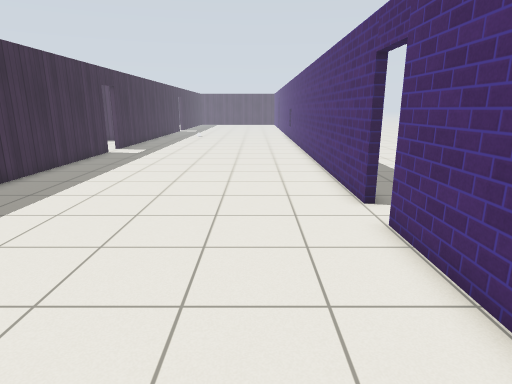
view 1 (above)

24 first-person views from a walk through a robot-simulator world made for Gazebo. The camera is 1.3 m above the floor, tilts 14° down and sees 75° across. The floor is counted in squares, 0.5 m on a side. Each view is taken from the middle of a square. On the plan, view 1 faces up. The plan holds only what a view shows up to about 20 squares ahead; the rest is blank. The place goes on beyond the plan. Simple patterns stand in for the simulator's built-in surfaces. Simple shapes stand in for some stock models.

view 2
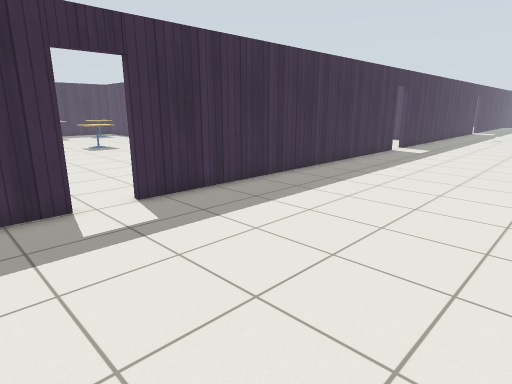

view 3
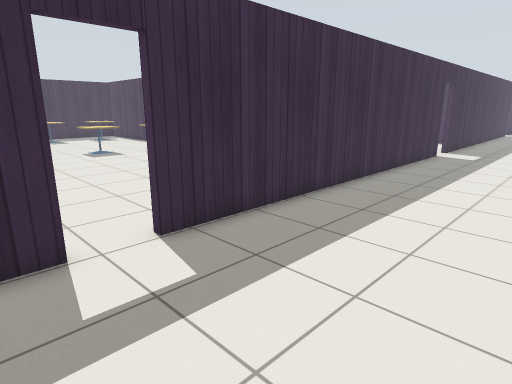

view 4
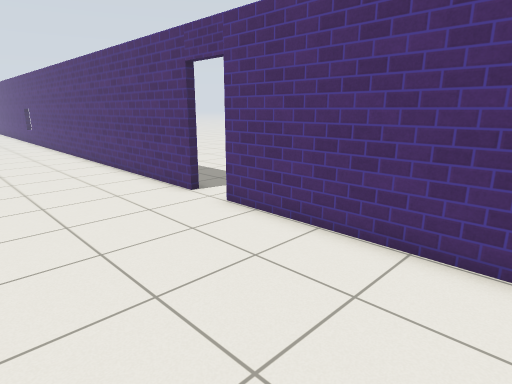

view 5
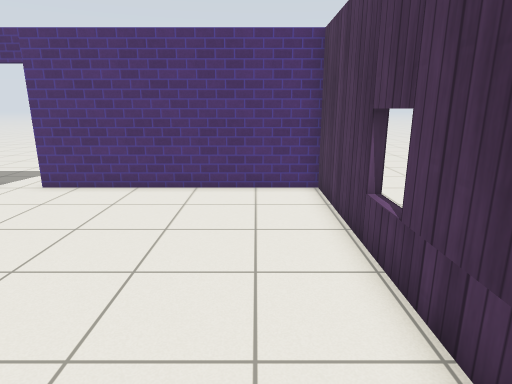

view 6
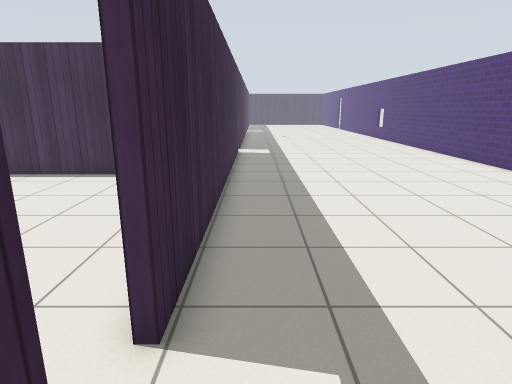

view 7
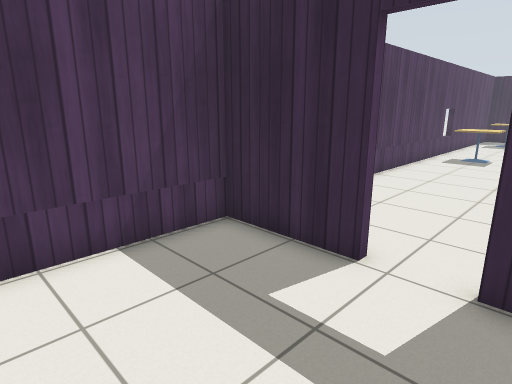

view 8
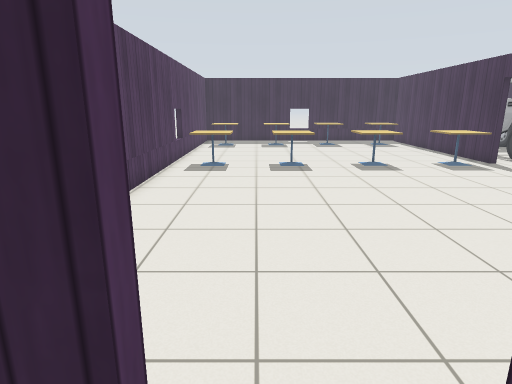

view 9
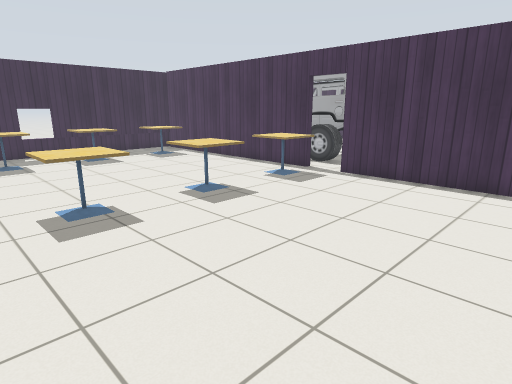

view 10
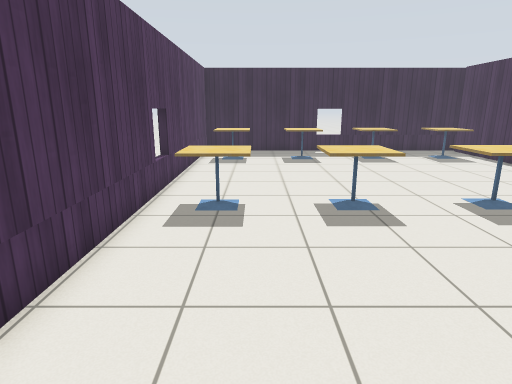

view 11
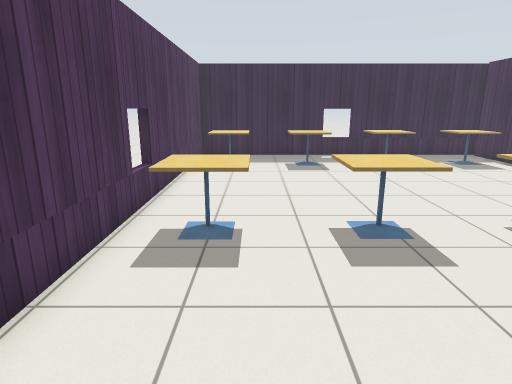

view 12
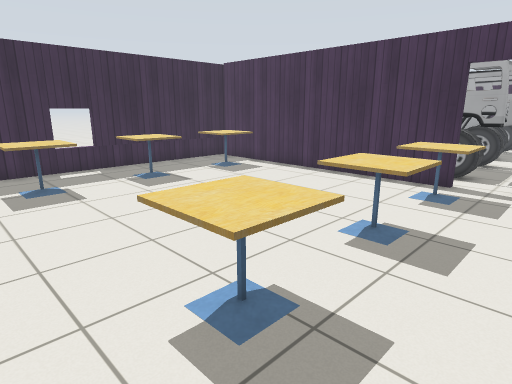

view 13
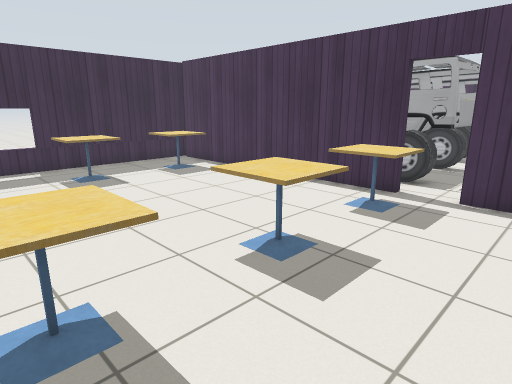

view 14
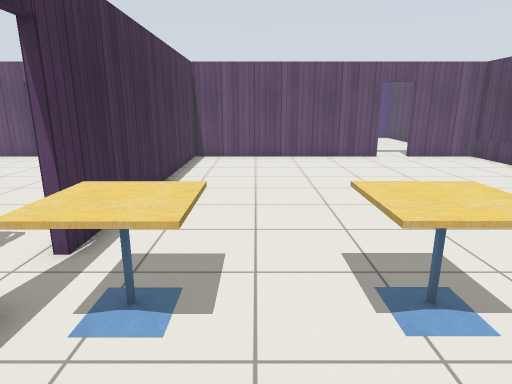

view 15
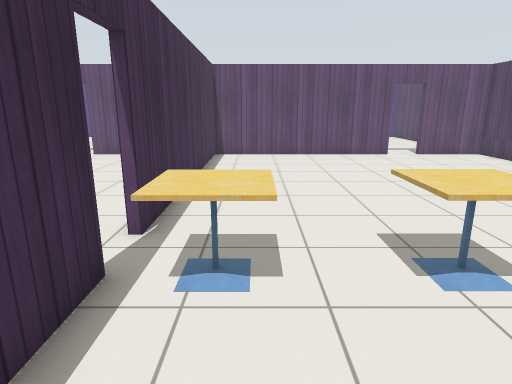

view 16
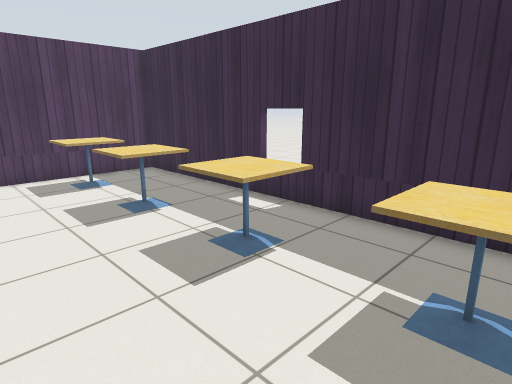

view 17
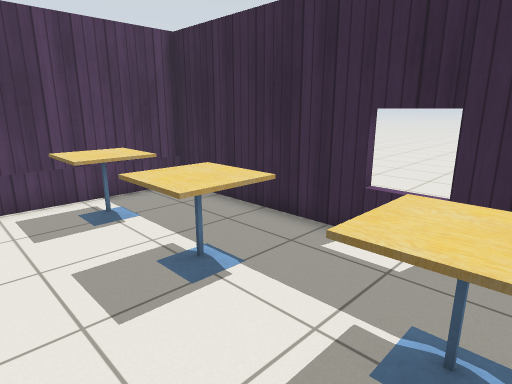

view 18
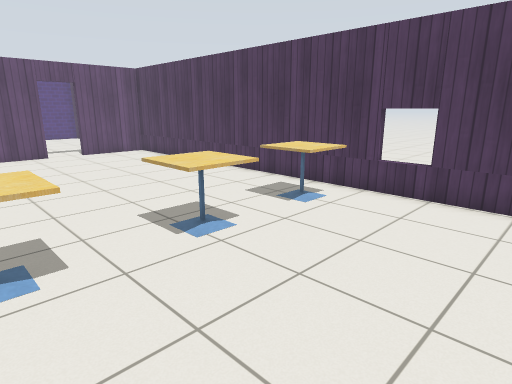

view 19
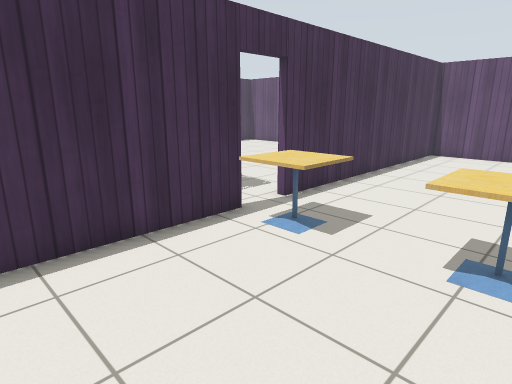

view 20
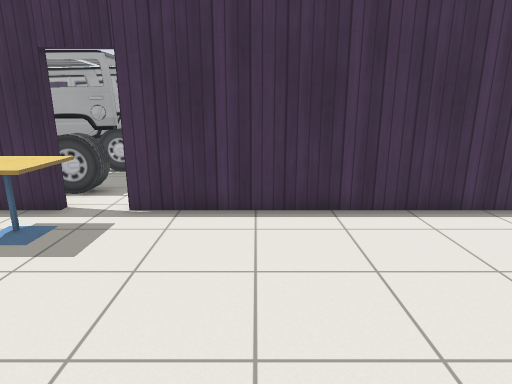

view 21
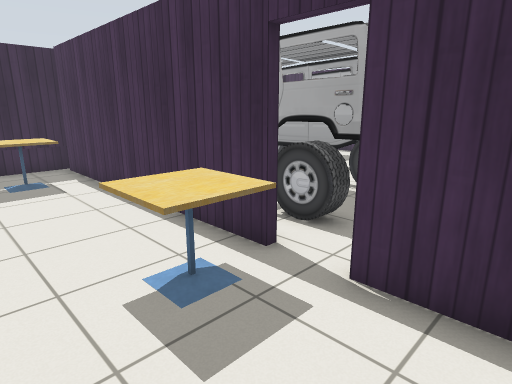

view 22
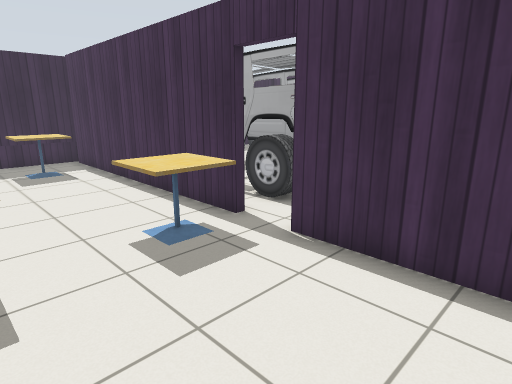

view 23
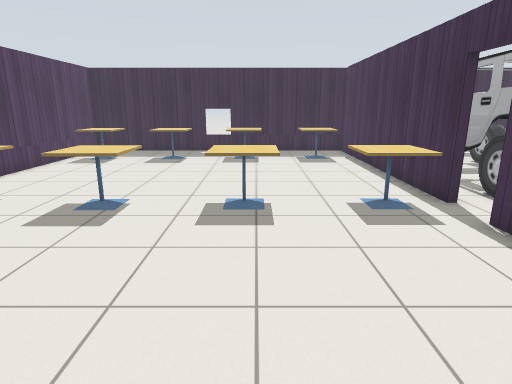

view 24
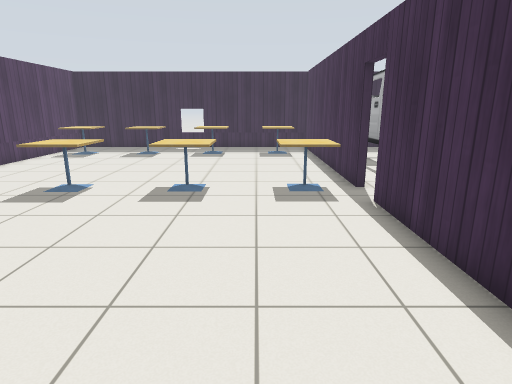

### Floor plan
Points are (right, up) in squares from view 1. A wall is a line through its corners. A room is listed if a view was taken in it or the views show most of it. See-through windows are left out.
Room 1 (views 1, 2, 3, 4, 5, 6, 7, 8)
walls: (3.1, 9) (3.1, 22.5); (-9.1, 1.5) (-9.1, -2.1) (3.1, -2.1) (3.1, 7.4); (-9.1, 20.6) (-9.1, 3.3)
ways out: open door at (-9, 2.5) to room 2; open door at (-9, 21.5); open door at (3, 8.5)
Room 2 (views 9, 10, 11, 12, 13, 14, 15, 16, 17, 18, 19, 20, 21, 22, 23, 24)
walls: (-24, 13.4) (-36, 13.4); (-9.4, 3.3) (-9.4, 13.4) (-22.4, 13.4); (-36.3, 13.9) (-36.3, -2.1) (-9.4, -2.1) (-9.4, 1.5)
ways out: open door at (-9, 2.5) to room 1; open door at (-23.5, 14)
objects: cafe table (-34, -1) to (-32, 1); cafe table (-34, 3) to (-32, 4); cafe table (-34, 6) to (-32, 8); cafe table (-34, 10) to (-32, 12); cafe table (-25, -1) to (-23, 1); cafe table (-25, 3) to (-23, 5); cafe table (-25, 7) to (-23, 9); cafe table (-25, 11) to (-23, 13)

Where each view was taken, in squares from view 1:
view 1: 0 up, 0 right, facing up
view 2: 1 down, 0 right, facing up-left
view 3: 0 up, 3 left, facing up-left
view 4: 0 up, 3 left, facing up-right
view 5: 0 up, 8 left, facing right
view 6: 0 up, 8 left, facing up
view 7: 4 up, 4 left, facing down-left
view 8: 2 up, 8 left, facing left
view 9: 1 up, 15 left, facing up-left
view 10: 1 up, 15 left, facing left
view 11: 1 up, 17 left, facing left
view 12: 1 up, 21 left, facing up-left
view 13: 3 up, 20 left, facing up-left
view 14: 10 up, 28 left, facing right
view 15: 11 up, 29 left, facing right
view 16: 12 up, 29 left, facing down-left
view 17: 8 up, 30 left, facing down-left
view 18: 8 up, 30 left, facing down-right
view 19: 7 up, 30 left, facing up-right
view 20: 5 up, 19 left, facing up
view 21: 9 up, 20 left, facing up-left
view 22: 8 up, 18 left, facing up-left
view 23: 8 up, 15 left, facing left
view 24: 10 up, 13 left, facing left
